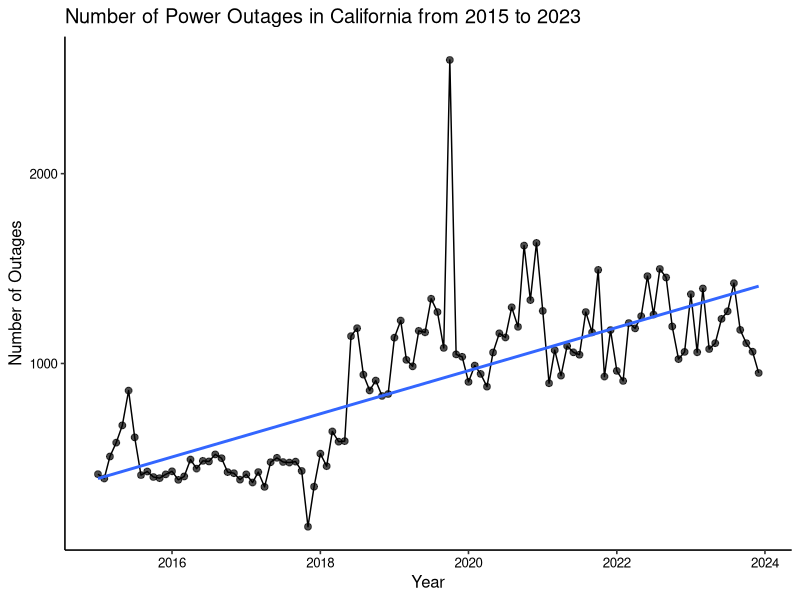
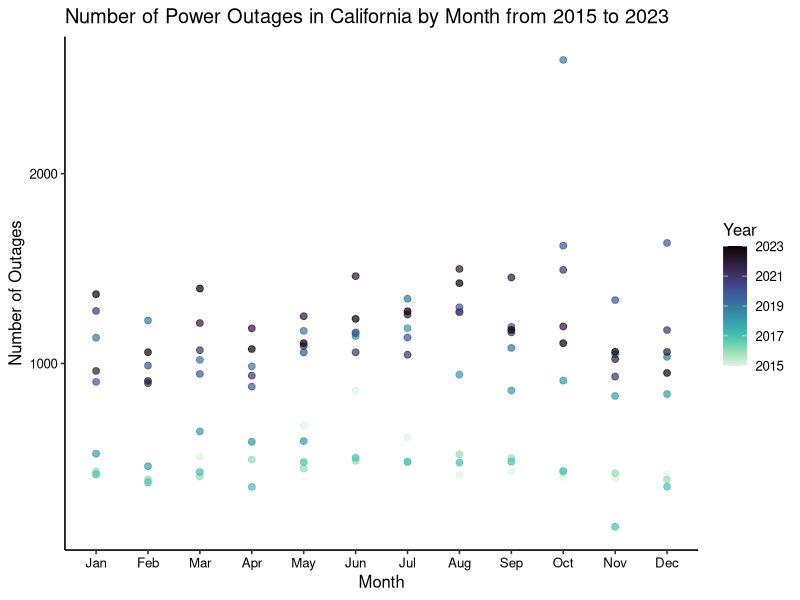

Recreate these plots in R, in order.
## ---- chunk 1
# Load your packages
library(tidyverse)
library(dplyr)
library(here)
library(lubridate)
library(viridis)
library(zoo)

# Set your working directory
here()

# Set ggplot theme
mytheme <- theme_classic(base_size = 12) +
  theme(axis.text = element_text(color = "black"))
theme_set(mytheme)

#set global chunk options
knitr::opts_chunk$set(
  echo = FALSE,      # hide all code
  warning = FALSE,   # hide warnings
  message = FALSE   # hide messages
)

# Load your datasets

#load CA data
#read in CA data from processed folder 
outage_group_CA <- read.csv(here('Data/Processed/outage_group_CA.csv'), 
                            stringsAsFactors = TRUE)
#format date column
outage_group_CA$date <- ymd(outage_group_CA$date)

#load FL data
#load PA data
#load TX data

## ---- chunk 2
# CA yearly plot 
CA_yearly <- outage_group_CA %>% 
  ggplot(
    mapping = aes(
      x= date,
      y = outage_count
      )) +
  geom_point(size = 2, alpha = 0.7)+
  geom_line()+
  geom_smooth(method ="lm", se = FALSE) +
  labs(
    title = "Number of Power Outages in California from 2015 to 2023",
    y = "Number of Outages",
    x = "Year"
  )

CA_yearly
## ---- chunk 3
#CA monthly plot (for data visualization)
CA_monthly_plot <- outage_group_CA %>% 
  ggplot(
    mapping = aes(
      x=factor(
      month,
      levels=1:12,
      labels=month.abb),
      y = outage_count,
      color = year)
    ) +
 geom_point(size = 2, alpha = 0.7)+
 scale_color_viridis(
   option = "mako", 
   direction = -1)+
  labs(
    title = "Number of Power Outages in California by Month from 2015 to 2023",
    y = "Number of Outages",
    x = "Month",
    color = "Year",
  )

CA_monthly_plot
